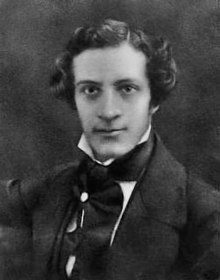
#> input picture FourierTransforms/myGray.jpg, 220 x 280 px
$ python main.py
#> lines starting #> are read from the running program, lines starting #| are printed output that depends on the picture; after the words box and inside, x2 and y2 are one past the last pixel; in counts of white or black regions, pixels touching at a corner belong together; long printed decimals are rounded
### FourierTransforms/Zad1.py
# Zadanie 1. Korzystając z DFT w 2D dokonaj transformacji dowolnego zaszumionego zdjęcia
# (lenna, ławica ryb, printscreen tej instrukcji) do domeny częstotliwościowej. Wykonaj
# odpowiedni zabieg w celu odszumienia obrazu, a następnie wylicz IDFT - powróć do domeny
# "czasowej".


import matplotlib.pyplot as plt
import matplotlib.image as mpimg
import numpy as np

def runFirst(k):  # k to czestotliwosci wycinane
    # wczytujemy szare zdjecie jako tablice
#> called with k = 140
    img = mpimg.imread("myGray.jpg")
#> img is the input picture: shape (280, 220); min 0, max 239, mean 63.3
    # czytamy sobie ich rozmiar
    h, w = img.shape
#> h = 280; w = 220
    print(h, w)
#| 280 220
    fft = np.fft.fft2(img)
    print(fft.shape)
#| (280, 220)
    for i in range(h - k, h):  # wiersz
        for j in range(0, k):  # kolumna
            fft[i, j] = 0
    # zerujemy
    for i in range(w - k, w):  # kolumna
        for j in range(0, k):  # wiersz
            fft[i, j] = 0

    # teraz fourier w druga strone
    img2 = np.fft.ifft2(fft)
    abs_img2 = np.abs(img2)
    imgplot = plt.imshow(img, cmap='gray')
    plt.show()
    imgplot = plt.imshow(abs_img2, cmap='gray')
    plt.show()

### FourierTransforms/Zad2.py
# Zadanie 2. Korzystając z DFT2D zaimplementuj nieco zmodyfikowaną i uproszczoną wersję
# kompresji obrazu jpeg (tablice kwantyzacji:)

import matplotlib.pyplot as plt
import matplotlib.image as mpimg
import numpy as np

from math import floor


def runSecond():
    q = [[16, 11, 10, 16, 24, 40, 51, 61],
         [12, 12, 14, 19, 26, 58, 60, 55],
         [14, 13, 16, 24, 40, 57, 69, 56],
         [14, 17, 22, 29, 51, 87, 80, 62],
         [18, 22, 37, 56, 68, 109, 103, 77],
         [24, 35, 55, 64, 81, 104, 113, 92],
         [49, 64, 78, 87, 103, 121, 120, 101],
         [72, 92, 95, 98, 112, 100, 103, 99]
         ]
    # wczytujemy szare zdjecie jako tablice
    img = mpimg.imread("myGray.jpg")
    # czytamy sobie ich rozmiar
    h, w = img.shape
#> h = 280; w = 220
    print(h, w)
#| 280 220
    fft = np.fft.fft2(img)
    fh, fw = fft.shape
#> fh = 280; fw = 220
    # iterujemy po calej macierzy fourierowskiej
    for i in range(0, fh):
        for j in range(0, fw):
            x = int(round(((i / fh) * 7)))  # chcemy wartosc z przedzialu 0 do 7 wlacznie na podstawie i i fh
            y = int(round(((j / fw) * 7)))  # chcemy wartosc z przedzialu 0 do 7 wlacznie na podstawie
            # po zakomentowaniu tej linijki sie nie obraca
            # print(fft[i, j])
            fft[i, j] = fft[i, j] / complex(q[x][y])
            fft[i, j] = floor(fft[i, j].real) + floor(fft[i, j].imag) * 1j
            # print(fft[i, j], complex(q[x][y]))
            # odtworzenie obrazu
            fft[i, j] = fft[i, j] * complex(q[x][y])

    imgplot = plt.imshow(img, cmap='gray')
    plt.show()
    # teraz fourier w druga strone
    img2 = np.fft.ifft2(fft)
    abs_img2 = np.abs(img2)
    imgplot = plt.imshow(abs_img2, cmap='gray')
    plt.show()

### FourierTransforms/Zad3.py
# Zadanie 3.
# Korzystając z algorytmu szybkiego liczenia konwolucji 2D (wykorzystującego DFT)
# zaproponuj metodę wyszukiwania wzorca na obrazie.
#
# Porównaj wyniki z dowolnym innym
# prostym podejściem znajdywania wzorca (np. korelacja).

# Korelacja w przestrzeni
# częstotliwości
# Korelacja dwóch obrazów również może
# być wydajnie przeprowadzona w przestrzeni
# częstotliwości. Jest ona ponownie
# równoważna mnożeniu transforat z
# dodatkową rotacją szukanego wzorca.

import matplotlib.pyplot as plt
import matplotlib.image as mpimg
import numpy as np
import random

import scipy.signal as s


def runThird():
    img = mpimg.imread("myGray.jpg")
    h, w = img.shape
#> h = 280; w = 220
    # we take only squere 20 image
    oryginalPartOfImage = []
    partOfImage = []
    sizeOfTemplate = 40
    darkenedPixels = 600
    for i in range(80, 80 + sizeOfTemplate):
        oryginalPartOfImage.append([])
        partOfImage.append([])
        for j in range(120, 120 + sizeOfTemplate):
            oryginalPartOfImage[i - 80].append(img[i, j])
            partOfImage[i - 80].append(img[i, j])
#> after the loop, oryginalPartOfImage = 40 items; partOfImage = 40 items
    # wyczerniamy 600 pixeli
    for i in range(0, darkenedPixels):
        rand1 = random.randrange(0, 40)
        rand2 = random.randrange(0, 40)
        # print(rand1,rand2)
        partOfImage[rand1][rand2] = 0

    # print(partOfImage)
    template = np.array(partOfImage)
    # print(template)
    template = np.rot90(template, 2)  # obrot o 180 stopni

    # working matrixes
    m1 = [[-1, 0, 1],
          [-1, 0, 1],
          [-1, 0, 1]]
    m2 = [[-1, -1, -1],
          [0, 0, 0],
          [1, 1, 1]]

    imagegd = s.convolve2d(img, np.divide(m1, 3), mode='same') + s.convolve2d(img, np.divide(m2, 3), mode='same')
    templategd = s.convolve2d(template, np.divide(m1, 3), mode='same') + s.convolve2d(template, np.divide(m2, 3),
                                                                                      mode='same')
    convolution = s.convolve2d(imagegd, templategd, mode='valid')
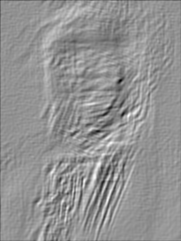
#> convolution: shape (241, 181) float64; min -1098123.3, max 801854.6, mean -2389.4; drawn with min black and max white
    # print(convolution)

    cw, ch = np.unravel_index(convolution.argmin(), convolution.shape)
#> cw = 80; ch = 120
    print("Indexes found: ", ch, ",", cw)
#| Indexes found:  120 , 80
    copyImg = img.copy()
    # we want to mark it on our whole image
    for i in range(cw, cw + sizeOfTemplate):
        copyImg[i, ch] = 255
        copyImg[i, ch + sizeOfTemplate] = 255
#> copyImg: shape (280, 220); 0.13% of pixels changed, all inside (x1, y1, x2, y2) = (120, 80, 161, 120)
    for i in range(ch, ch + sizeOfTemplate):
        copyImg[cw, i] = 255
        copyImg[cw + sizeOfTemplate, i] = 255
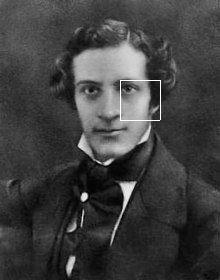
#> copyImg: shape (280, 220); min 0, max 255, mean 63.7

    # # pokazujemy nasz obrazek czesciowy
    imgplot = plt.imshow(oryginalPartOfImage, cmap='gray')
    plt.show()
    imgplot = plt.imshow(partOfImage, cmap='gray')
    plt.show()
    imgplot = plt.imshow(template, cmap='gray')
    plt.show()
    imgplot = plt.imshow(img, cmap='gray')
    plt.show()
    imgplot = plt.imshow(copyImg, cmap='gray')
    plt.show()

### FourierTransforms/Zad4.py
# Zadanie 4.
# Zaproponuj metodę rozpoznawania tekstu pisanego w plikach graficznych (tzw.
# OCR). Wykorzystaj metodę z zadania 3 lub inny klasyfikator (uwaga: niemile widziane
# rozwiązania typu black-box i [niemal]jednolinijkowe)

import matplotlib.pyplot as plt
import matplotlib.image as mpimg
import numpy as np
import scipy.signal as s


def rgb2gray(rgb):
    return np.dot(rgb[..., :3], [0.299, 0.587, 0.114])


def runFourth():
    img = mpimg.imread("myRGB.JPG")
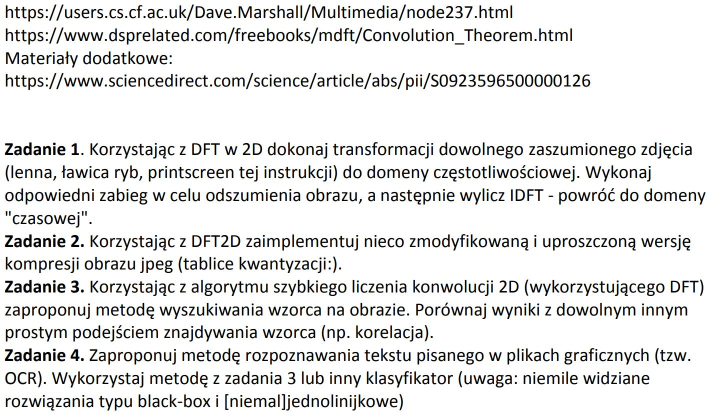
#> input picture FourierTransforms/myRGB.JPG, 1416 x 838 px (shown at 1/2 size)
#> img is the input picture: shape (838, 1416, 3); mean R, G, B 228.5, 228.8, 228.2
    print(img.shape)
#| (838, 1416, 3)
    imgInGray = rgb2gray(img)
    print(imgInGray.shape)
#| (838, 1416)

    a = mpimg.imread("myB.JPG")
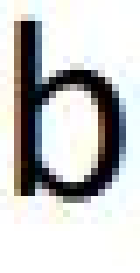
#> input picture FourierTransforms/myB.JPG, 20 x 39 px (shown 7 times larger)
#> a is the input picture: shape (39, 20, 3); mean R, G, B 198.6, 198.9, 198
    print(a.shape)
#| (39, 20, 3)
    aInGray = rgb2gray(a)
    ah, aw = aInGray.shape
#> ah = 39; aw = 20

    plt.imshow(aInGray, cmap='gray')
    plt.show()
    plt.imshow(imgInGray, cmap='gray')
    plt.show()

    # orbracamy o 180 stopni
    aInGray = np.rot90(aInGray, 2)

    m1 = [[-1, 0, 1],
          [-1, 0, 1],
          [-1, 0, 1]]
    m2 = [[-1, -1, -1],
          [0, 0, 0],
          [1, 1, 1]]

    imgInGray = s.convolve2d(imgInGray, np.divide(m1, 3), mode='same') + s.convolve2d(imgInGray, np.divide(m2, 3),
                                                                                      mode='same')
    aInGray = s.convolve2d(aInGray, np.divide(m1, 3), mode='same') + s.convolve2d(aInGray, np.divide(m2, 3),
                                                                                  mode='same')

    convolution = s.convolve2d(imgInGray, aInGray, mode='valid')
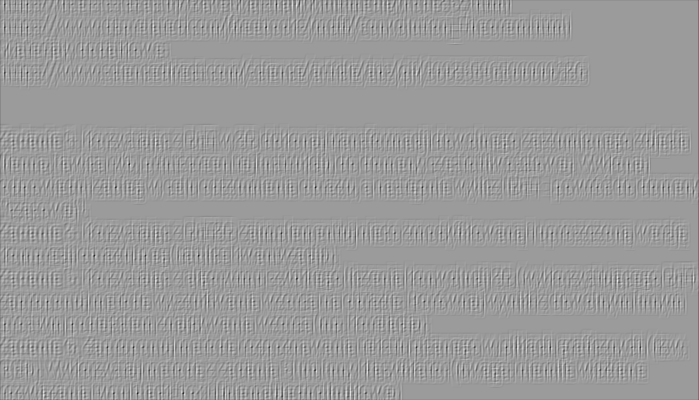
#> convolution: shape (800, 1397) float64 (shown at 1/2 size); min -9894293.3, max 6361111.8, mean -6260; drawn with min black and max white

    cw, ch = np.unravel_index(convolution.argmin(), convolution.shape)
#> cw = 328; ch = 258
    print(cw, ch, convolution[cw, ch])
#| 328 258 -9894293.345

    plt.imshow(convolution, cmap='gray')
    plt.show()

    w, k = convolution.shape
#> w = 800; k = 1397
    indexes = []

    for r in range(0, w):
        for c in range(0, k):
            if convolution[r, c] < -8400000:
                indexes.append((r, c))
    print(indexes, len(indexes))
#| [(54, 532), (145, 761), (328, 258), (374, 231), (374, 631), (511, 188), (511, 397), (557, 593), (603, 718), (603, 719), (740, 629), (740, 630), (786, 275), (786, 366)] 14

    for r, c in indexes:
        # gorna i dolna czesc ramki
        for i in range(c, c + aw + 1):
            if r + ah >= w or c + aw + 1 >= k:
                continue
            imgInGray[r, i] = 255
            imgInGray[r + ah, i] = 255

        # prawa i lewa czesc ramki
        for j in range(r, r + ah + 1):
            if r + ah + 1 >= w or c + aw >= k:
                continue
            imgInGray[j, c] = 255
            imgInGray[j, c + aw] = 255
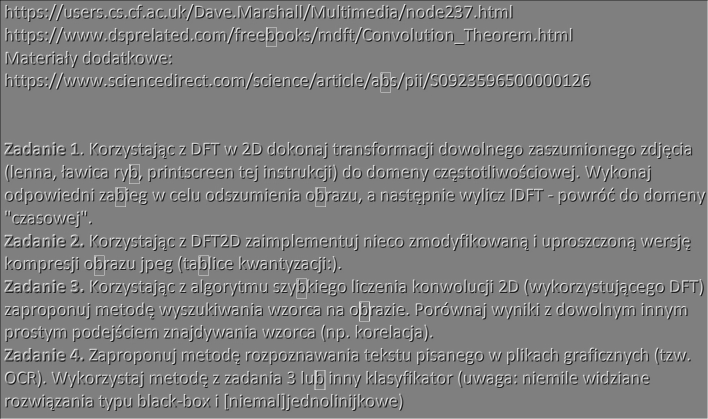
#> imgInGray: shape (838, 1416) float64 (shown at 1/2 size); min -339.4, max 340, mean 0.3; drawn with min black and max white

    mpimg.imsave("result.JPG", imgInGray)
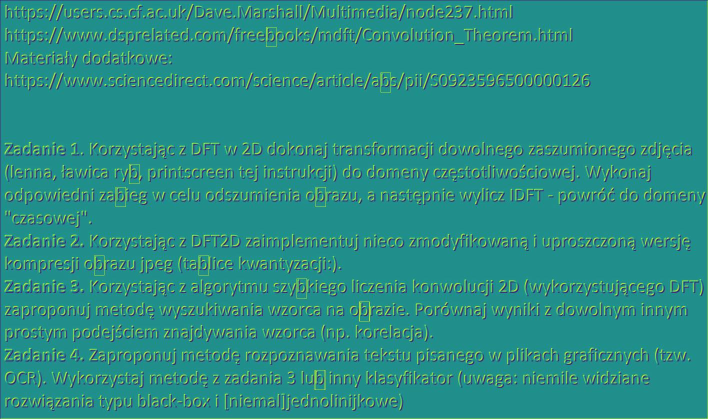
#> saved as result.JPG: shape (838, 1416, 3) (shown at 1/2 size); mean R, G, B 41.1, 141.7, 134
    # litery w dolnych wierszach moga nie byc zaznaczone z uwagi iz ramka moglabhy wyjsc poza indeks listy
    return "xDDD"

### FourierTransforms/main.py
import Zad1
import Zad2
import Zad3
import Zad4

if __name__ == '__main__':
    Zad1.runFirst(140)
    Zad2.runSecond()
    Zad3.runThird()
    Zad4.runFourth()
